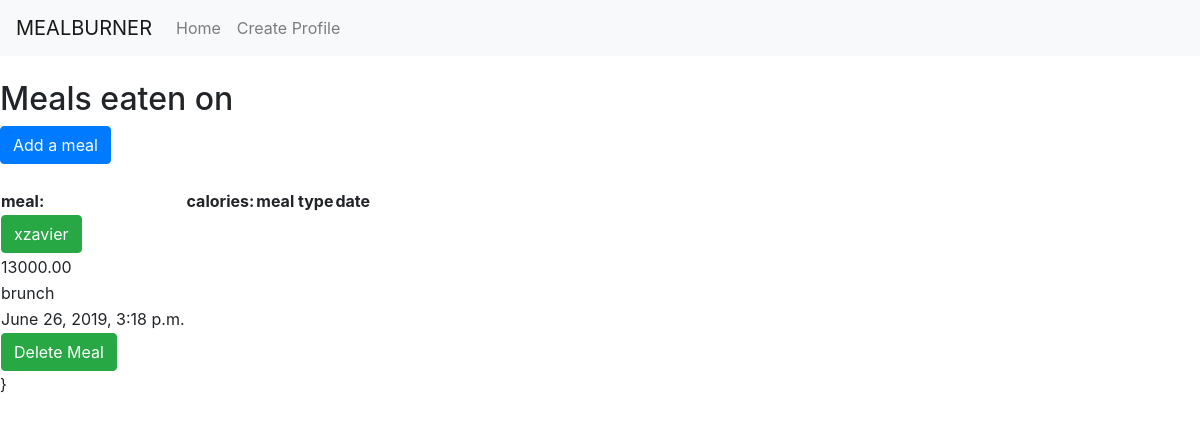
Screenshot of /view_meal with the database file from the repository.
### mealburner_app/models.py (models this page shows)
class Meal(models.Model):
    food_name = models.CharField(max_length=30)
    calories = models.DecimalField(max_digits=10, decimal_places=2)
    meal_type = models.CharField(max_length=30)
    date = models.DateTimeField(default=datetime.now, blank=True)

### mealburner_app/views.py (the view)
# urls.py: path('view_meal', daily_view, name='view'),
def daily_view(request):
    my_meals = Meal.objects.all()
    context = {
        "daily_meals": my_meals
    }
    print(my_meals)
    return render(request, "mealburner_app/daily_meals.html", context=context)

### templates/mealburner_app/daily_meals.html (shortened to what this page needs)
{% extends 'base.html' %}
{% block content %}
    <div class="wholesomecontainer">
        <br>
        <h2 class="table_heading">Meals eaten on {{ Meal.date }}</h2>
        <a href="{% url 'create' %}" class="btn btn-primary add_item">Add a meal</a>
        <br>
        <br>
        {% if daily_meals %}
            <div class="list_table">
                <table class="table_main">
                    <thead class="thead-dark">
                        <tr class="table_header">
                            <th class="table_head" scope="col">meal:</th>
                            <th class="table_head" scope="col">calories:</th>
                            <th class="table_head" scope="col">meal type</th>
                            <th class="table_head" scope="col">date</th>
                            <th class="table_head" scope="col"> </th>
                        </tr>
                    </thead>
                    <tbody>
                        {% for meal in daily_meals %}
                        <tr>
                            <td>
                                <form class="view_form" action="{% url 'update' %}" method="POST">
                                    <input class="td_button btn btn-success" type="submit" value="{{ meal.food_name }}">
                                </form>
                            </td>
                        </tr>
                        <tr>
                            <td>{{ meal.calories }}</td>
                        </tr>
                        <tr>
                            <td>{{ meal.meal_type }}</td>
                        </tr>
                        <tr>
                            <td>{{ meal.date }}</td>
                        </tr>
                        <tr>
                            <td>
                                <form action="{% url 'delete' %}" method="POST">
                                    <input class="td_button btn btn-success" type="submit" value="Delete Meal">
                                </form>
                            </td>
                        </tr>
                        {% endfor %}
                    </tbody>
                </table>
            </div>
        {% endif %}}
        <br>
        <br>
    </div>
    <br><br><br><br><br>
{% endblock content %}

### rows the page displays
Meal: food_name "xzavier", calories "13000.00", meal_type "brunch", date "June 26, 2019, 3:18 p.m."
